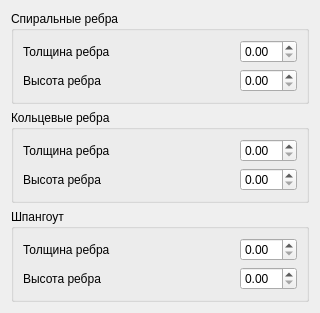
      <widget class="SubWindowBase" name="subWindow_edge_structure_parameters">
       <property name="minimumSize">
        <size>
         <width>320</width>
         <height>0</height>
        </size>
       </property>
       <property name="windowTitle">
        <string>Параметры реберной структуры</string>
       </property>
       <layout class="QVBoxLayout" name="verticalLayout_11">
        <item>
         <widget class="QGroupBox" name="groupBox_a_b_sp">
          <property name="title">
           <string>Спиральные ребра</string>
          </property>
          <layout class="QVBoxLayout" name="verticalLayout_10">
           <item>
            <layout class="QHBoxLayout" name="horizontalLayout_a_sp">
             <item>
              <widget class="QLabel" name="label_a_sp">
               <property name="text">
                <string>Толщина ребра</string>
               </property>
              </widget>
             </item>
             <item>
              <spacer name="horizontalSpacer_a_sp">
               <property name="orientation">
                <enum>Qt::Orientation::Horizontal</enum>
               </property>
               <property name="sizeHint" stdset="0">
                <size>
                 <width>40</width>
                 <height>20</height>
                </size>
               </property>
              </spacer>
             </item>
             <item>
              <widget class="QDoubleSpinBox" name="doubleSpinBox_a_sp"/>
             </item>
            </layout>
           </item>
           <item>
            <layout class="QHBoxLayout" name="horizontalLayout_b_sp">
             <item>
              <widget class="QLabel" name="label_b_sp">
               <property name="text">
                <string>Высота ребра</string>
               </property>
              </widget>
             </item>
             <item>
              <spacer name="horizontalSpacer_b_sp">
               <property name="orientation">
                <enum>Qt::Orientation::Horizontal</enum>
               </property>
               <property name="sizeHint" stdset="0">
                <size>
                 <width>40</width>
                 <height>20</height>
                </size>
               </property>
              </spacer>
             </item>
             <item>
              <widget class="QDoubleSpinBox" name="doubleSpinBox_b_sp"/>
             </item>
            </layout>
           </item>
          </layout>
         </widget>
        </item>
        <item>
         <widget class="QGroupBox" name="groupBox_a_b_col">
          <property name="title">
           <string>Кольцевые ребра</string>
          </property>
          <layout class="QVBoxLayout" name="verticalLayout_18">
           <item>
            <layout class="QHBoxLayout" name="horizontalLayout_a_col">
             <item>
              <widget class="QLabel" name="label_a_col">
               <property name="text">
                <string>Толщина ребра</string>
               </property>
              </widget>
             </item>
             <item>
              <spacer name="horizontalSpacer_a_col">
               <property name="orientation">
                <enum>Qt::Orientation::Horizontal</enum>
               </property>
               <property name="sizeHint" stdset="0">
                <size>
                 <width>40</width>
                 <height>20</height>
                </size>
               </property>
              </spacer>
             </item>
             <item>
              <widget class="QDoubleSpinBox" name="doubleSpinBox_a_col"/>
             </item>
            </layout>
           </item>
           <item>
            <layout class="QHBoxLayout" name="horizontalLayout_b_col">
             <item>
              <widget class="QLabel" name="label_b_col">
               <property name="text">
                <string>Высота ребра</string>
               </property>
              </widget>
             </item>
             <item>
              <spacer name="horizontalSpacer_b_col">
               <property name="orientation">
                <enum>Qt::Orientation::Horizontal</enum>
               </property>
               <property name="sizeHint" stdset="0">
                <size>
                 <width>40</width>
                 <height>20</height>
                </size>
               </property>
              </spacer>
             </item>
             <item>
              <widget class="QDoubleSpinBox" name="doubleSpinBox_b_col"/>
             </item>
            </layout>
           </item>
          </layout>
         </widget>
        </item>
        <item>
         <widget class="QGroupBox" name="groupBox_a_b_shp">
          <property name="title">
           <string>Шпангоут</string>
          </property>
          <layout class="QVBoxLayout" name="verticalLayout_19">
           <item>
            <layout class="QHBoxLayout" name="horizontalLayout_a_shp">
             <item>
              <widget class="QLabel" name="label_a_shp">
               <property name="text">
                <string>Толщина ребра</string>
               </property>
              </widget>
             </item>
             <item>
              <spacer name="horizontalSpacer_a_shp">
               <property name="orientation">
                <enum>Qt::Orientation::Horizontal</enum>
               </property>
               <property name="sizeHint" stdset="0">
                <size>
                 <width>40</width>
                 <height>20</height>
                </size>
               </property>
              </spacer>
             </item>
             <item>
              <widget class="QDoubleSpinBox" name="doubleSpinBox_a_shp"/>
             </item>
            </layout>
           </item>
           <item>
            <layout class="QHBoxLayout" name="horizontalLayout_b_shp">
             <item>
              <widget class="QLabel" name="label_b_shp">
               <property name="text">
                <string>Высота ребра</string>
               </property>
              </widget>
             </item>
             <item>
              <spacer name="horizontalSpacer_b_shp">
               <property name="orientation">
                <enum>Qt::Orientation::Horizontal</enum>
               </property>
               <property name="sizeHint" stdset="0">
                <size>
                 <width>40</width>
                 <height>20</height>
                </size>
               </property>
              </spacer>
             </item>
             <item>
              <widget class="QDoubleSpinBox" name="doubleSpinBox_b_shp"/>
             </item>
            </layout>
           </item>
          </layout>
         </widget>
        </item>
       </layout>
      </widget>
